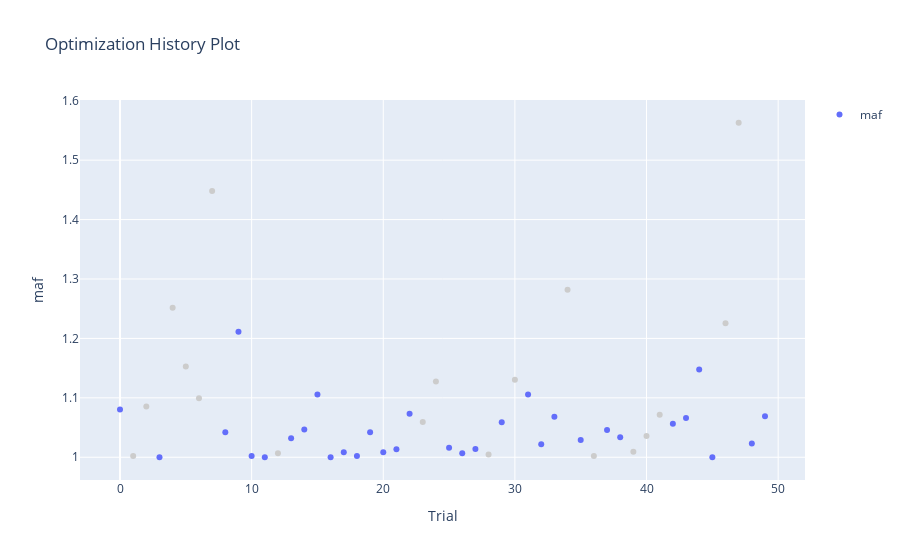

The cell this chart's notebook holds for it:
### Code cell
plot_optimization_history(lsh_study, target = lambda t: t.values[0], target_name = 'maf')

### Figure 1 — Plotly figure (JSON) as saved in the notebook; plotly's stock layout.template omitted (floating-point values rounded to 4 significant figures)
{"data": [{"mode": "markers", "name": "maf", "type": "scatter", "x": [0, 3, 8, 9, 10, 11, 13, 14, 15, 16, 17, 18, 19, 20, 21, 22, 25, 26, 27, 29, 31, 32, 33, 35, 37, 38, 42, 43, 44, 45, 48, 49], "y": [1.08, 1, 1.042, 1.211, 1.002, 1, 1.032, 1.047, 1.106, 1, 1.008, 1.002, 1.042, 1.008, 1.013, 1.073, 1.016, 1.007, 1.014, 1.059, 1.106, 1.022, 1.068, 1.029, 1.046, 1.034, 1.057, 1.066, 1.148, 1, 1.023, 1.069]}, {"marker": {"color": "#cccccc"}, "mode": "markers", "name": "Infeasible Trial", "showlegend": false, "type": "scatter", "x": [1, 2, 4, 5, 6, 7, 12, 23, 24, 28, 30, 34, 36, 39, 40, 41, 46, 47], "y": [1.002, 1.085, 1.252, 1.153, 1.099, 1.448, 1.007, 1.059, 1.127, 1.005, 1.13, 1.282, 1.002, 1.009, 1.036, 1.071, 1.225, 1.563]}], "layout": {"title": {"text": "Optimization History Plot"}, "xaxis": {"title": {"text": "Trial"}}, "yaxis": {"title": {"text": "maf"}}}}
